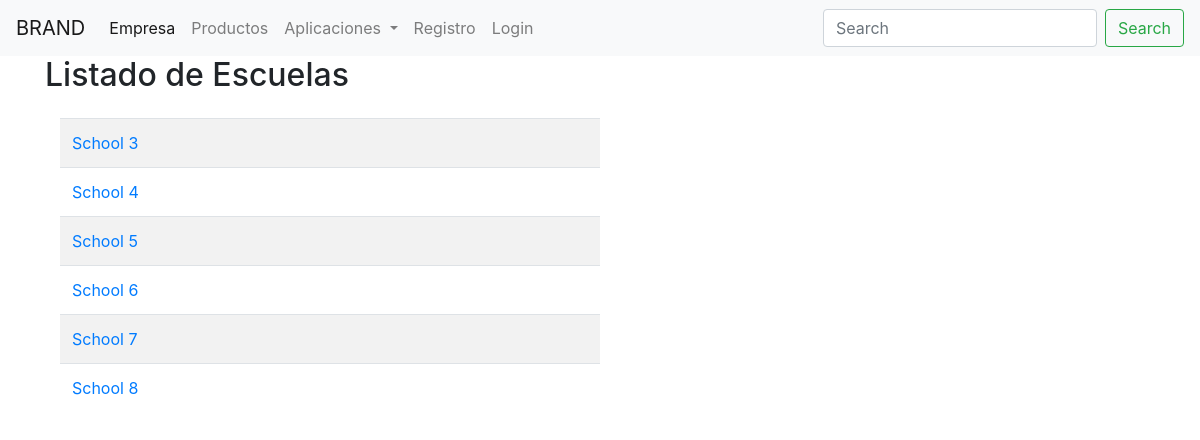
Before: /school/ with the older database file.
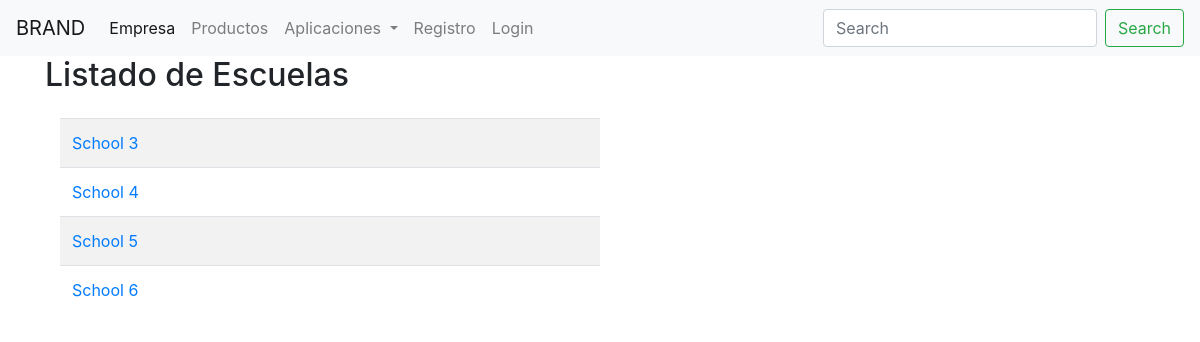
After: the same page with the newer database file.
### school/models.py (models this page shows, shortened)
class School(models.Model):
    name = models.CharField(max_length=256)
    principal = models.CharField(max_length=256)
    location = models.CharField(max_length=256)
    region = models.IntegerField(null=True)

### school/views.py (the view)
# urls.py: path('', views.SchoolListView.as_view(), name='list'),
class SchoolListView( ListView ):
    context_object_name = 'schools'
    template_name = 'school_list.html'
    model = models.School

### school/templates/school_list.html
{% extends "base.html" %}
{% block body_block %}
<h2>Listado de Escuelas</h4>
    <div class="container pt-3">
    <table class="table table-striped w-50">
        {% for school in schools %}
        <tr>
          <td><a href="{{ school.id }}">{{ school.name }} </a></td>
        </tr>
        {% endfor %}
    </table>
</div>
{% endblock %}

Changed rows visible on the page:
removed School: name "School 7"
removed School: name "School 8"
